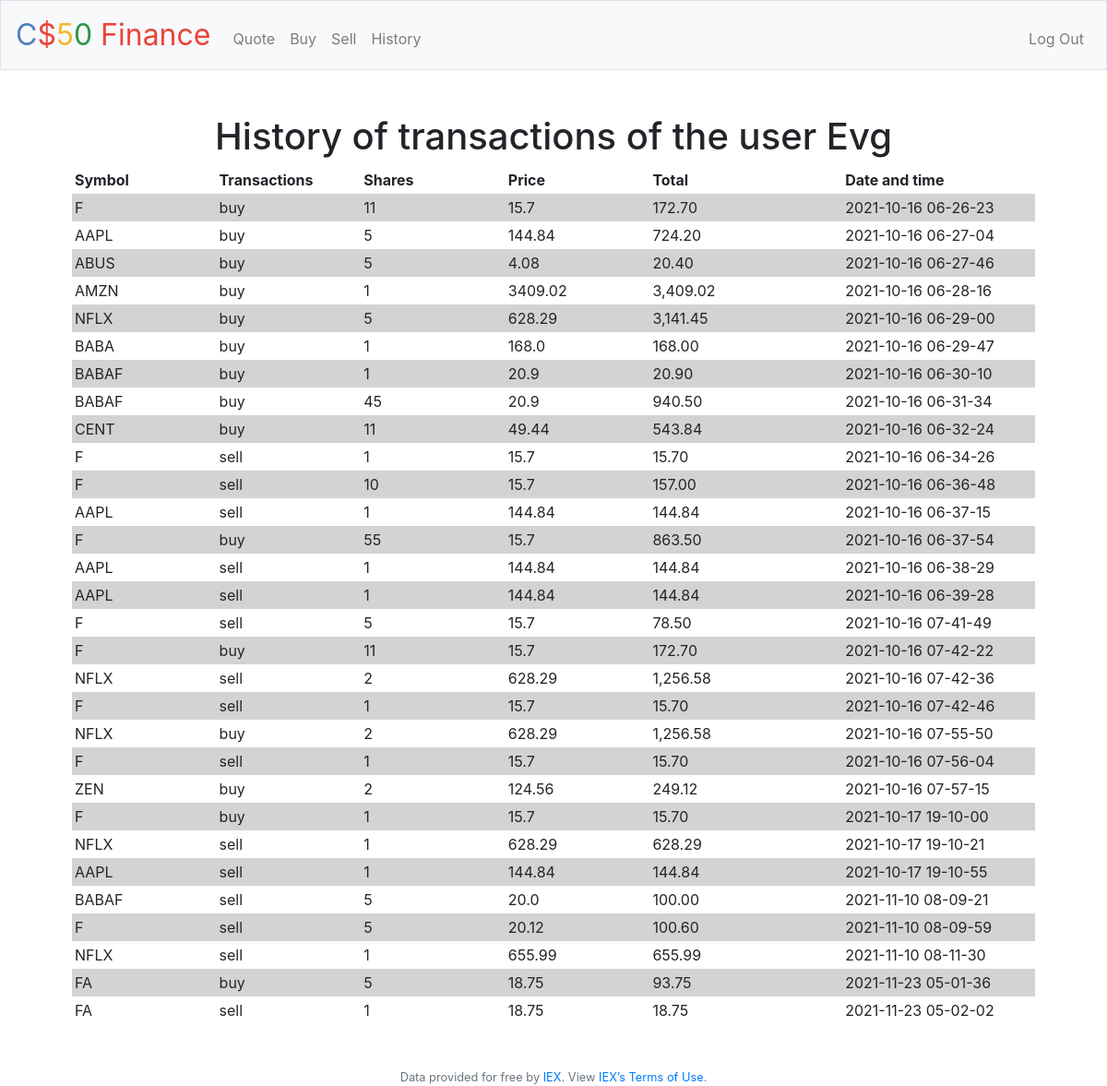
Screenshot of /history (signed in) with the database file from the repository.
### tables this page shows
CREATE TABLE "history" ('id' integer NOT NULL,'username' varchar(255) NOT NULL, 'symbol' varchar(255) NOT NULL, 'transactions' varchar(255), 'shares' integer NOT NULL, 'price' real, 'sum' real, 'datetime' text NOT NULL, FOREIGN KEY (id) REFERENCES users(id));

### application.py (the view)
@app.route("/history")
@login_required
def history():
    history = []
    rows = db.execute("SELECT * FROM history WHERE id=:id", id=session["user_id"])
    if rows:
        for row in rows:
            total = row["sum"]
            dict = {"symbol":row["symbol"], "transactions":row["transactions"], "shares":row["shares"], "price":row["price"], "total":f'{total:,.2f}', "datetime":row["datetime"]}
            history.append(dict)
    else:
        return apology("You don't have any transactions yet")
    return render_template("history.html", history=history, username=rows[0]["username"],)

### application.py (called while the page is built)
@app.after_request
def after_request(response):
    response.headers["Cache-Control"] = "no-cache, no-store, must-revalidate"
    response.headers["Expires"] = 0
    response.headers["Pragma"] = "no-cache"
    return response

### helpers.py (called while the page is built)
def login_required(f):
    @wraps(f)
    def decorated_function(*args, **kwargs):
        if session.get("user_id") is None:
            return redirect("/login")
        return f(*args, **kwargs)
    return decorated_function

### templates/history.html (shortened to what this page needs)
{% extends "layout.html" %}
{% block main %}
  <h1>History of transactions of the user {{ username }}</h1>
  <table class="history">
    <thead class="history">
      <tr>
        <th>Symbol</th>
        <th>Transactions</th>
        <th>Shares</th>
        <th>Price</th>
        <th>Total</th>
        <th>Date and time</th>
      </tr>
    </thead>
    <tbody class="history">
      {% for row in history %}
      <tr>
          <td>{{ row["symbol"] }}</td>
          <td>{{ row["transactions"] }}</td>
          <td>{{ row["shares"] }}</td>
          <td>{{ row["price"] }}</td>
          <td>{{ row["total"] }}</td>
          <td>{{ row["datetime"] }}</td>
      </tr>
      {% endfor %}
    </tbody>
  </table>
{% endblock %}

### templates/layout.html (shortened to what this page needs)
<!DOCTYPE html>
<html lang="en">
    <head>
        <link href="https://maxcdn.bootstrapcdn.com/bootstrap/4.1.3/css/bootstrap.min.css" rel="stylesheet">
        <link href="/static/styles.css" rel="stylesheet">
    </head>
    <body>
        <nav class="navbar navbar-expand-md navbar-light bg-light border">
            <a class="navbar-brand" href="/"><span class="blue">C</span><span class="red">$</span><span class="yellow">5</span><span class="green">0</span> <span class="red">Finance</span></a>
            <div class="collapse navbar-collapse" id="navbar">
                {% if session.user_id %}
                    <ul class="navbar-nav mr-auto mt-2">
                        <li class="nav-item"><a class="nav-link" href="/quote">Quote</a></li>
                        <li class="nav-item"><a class="nav-link" href="/buy">Buy</a></li>
                        <li class="nav-item"><a class="nav-link" href="/sell">Sell</a></li>
                        <li class="nav-item"><a class="nav-link" href="/history">History</a></li>
                    </ul>
                    <ul class="navbar-nav ml-auto mt-2">
                        <li class="nav-item"><a class="nav-link" href="/logout">Log Out</a></li>
                    </ul>
                {% else %}
                    <ul class="navbar-nav ml-auto mt-2">
                        <li class="nav-item"><a class="nav-link" href="/register">Register</a></li>
                        <li class="nav-item"><a class="nav-link" href="/login">Log In</a></li>
                    </ul>
                {% endif %}
            </div>
        </nav>
        <main class="container p-5">
            {% block main %}{% endblock %}
        </main>
        <footer class="small text-center text-muted">
            Data provided for free by <a href="https://iextrading.com/developer">IEX</a>. View <a href="https://iextrading.com/api-exhibit-a/">IEX’s Terms of Use</a>.
        </footer>
    </body>
</html>

### static/styles.css (style rules this page uses)
nav .navbar-brand { font-size: xx-large; }
nav .navbar-brand .blue { color: #537fbe; }
nav .navbar-brand .red { color: #ea433b; }
nav .navbar-brand .yellow { color: #f5b82e; }
nav .navbar-brand .green { color: #2e944b; }
main { overflow-x: auto; text-align: center; }
table { table-layout:fixed; border-collapse:collapse; width:100%; text-align:left; }
th, td { padding:3px; }
.history thead th:nth-child(1) { width:15%; }
.history thead th:nth-child(2) { width:15%; }
.history thead th:nth-child(3) { width:15%; }
.history thead th:nth-child(4) { width:15%; }
.history thead th:nth-child(5) { width:20%; }
.history thead th:nth-child(6) { width:20%; }
.history tbody tr:nth-child(odd) { background-color:#D3D3D3; }

### rows the page displays
history: username "Evg", symbol "F", transactions "buy", shares "11", price "15.7", total "172.70", datetime "2021-10-16 06-26-23"
history: symbol "AAPL", transactions "buy", shares "5", price "144.84", total "724.20", datetime "2021-10-16 06-27-04"
history: symbol "ABUS", transactions "buy", shares "5", price "4.08", total "20.40", datetime "2021-10-16 06-27-46"
history: symbol "AMZN", transactions "buy", shares "1", price "3409.02", total "3,409.02", datetime "2021-10-16 06-28-16"
history: symbol "NFLX", transactions "buy", shares "5", price "628.29", total "3,141.45", datetime "2021-10-16 06-29-00"
history: symbol "BABA", transactions "buy", shares "1", price "168.0", total "168.00", datetime "2021-10-16 06-29-47"
history: symbol "BABAF", transactions "buy", shares "1", price "20.9", total "20.90", datetime "2021-10-16 06-30-10"
history: symbol "BABAF", transactions "buy", shares "45", price "20.9", total "940.50", datetime "2021-10-16 06-31-34"
history: symbol "CENT", transactions "buy", shares "11", price "49.44", total "543.84", datetime "2021-10-16 06-32-24"
history: symbol "F", transactions "sell", shares "1", price "15.7", total "15.70", datetime "2021-10-16 06-34-26"
history: symbol "F", transactions "sell", shares "10", price "15.7", total "157.00", datetime "2021-10-16 06-36-48"
history: symbol "AAPL", transactions "sell", shares "1", price "144.84", total "144.84", datetime "2021-10-16 06-37-15"
history: symbol "F", transactions "buy", shares "55", price "15.7", total "863.50", datetime "2021-10-16 06-37-54"
history: symbol "AAPL", transactions "sell", shares "1", price "144.84", total "144.84", datetime "2021-10-16 06-38-29"
history: symbol "AAPL", transactions "sell", shares "1", price "144.84", total "144.84", datetime "2021-10-16 06-39-28"
history: symbol "F", transactions "sell", shares "5", price "15.7", total "78.50", datetime "2021-10-16 07-41-49"
history: symbol "F", transactions "buy", shares "11", price "15.7", total "172.70", datetime "2021-10-16 07-42-22"
history: symbol "NFLX", transactions "sell", shares "2", price "628.29", total "1,256.58", datetime "2021-10-16 07-42-36"
history: symbol "F", transactions "sell", shares "1", price "15.7", total "15.70", datetime "2021-10-16 07-42-46"
history: symbol "NFLX", transactions "buy", shares "2", price "628.29", total "1,256.58", datetime "2021-10-16 07-55-50"
history: symbol "F", transactions "sell", shares "1", price "15.7", total "15.70", datetime "2021-10-16 07-56-04"
history: symbol "ZEN", transactions "buy", shares "2", price "124.56", total "249.12", datetime "2021-10-16 07-57-15"
history: symbol "F", transactions "buy", shares "1", price "15.7", total "15.70", datetime "2021-10-17 19-10-00"
history: symbol "NFLX", transactions "sell", shares "1", price "628.29", total "628.29", datetime "2021-10-17 19-10-21"
history: symbol "AAPL", transactions "sell", shares "1", price "144.84", total "144.84", datetime "2021-10-17 19-10-55"
history: symbol "BABAF", transactions "sell", shares "5", price "20.0", total "100.00", datetime "2021-11-10 08-09-21"
history: symbol "F", transactions "sell", shares "5", price "20.12", total "100.60", datetime "2021-11-10 08-09-59"
history: symbol "NFLX", transactions "sell", shares "1", price "655.99", total "655.99", datetime "2021-11-10 08-11-30"
history: symbol "FA", transactions "buy", shares "5", price "18.75", total "93.75", datetime "2021-11-23 05-01-36"
history: symbol "FA", transactions "sell", shares "1", price "18.75", total "18.75", datetime "2021-11-23 05-02-02"
